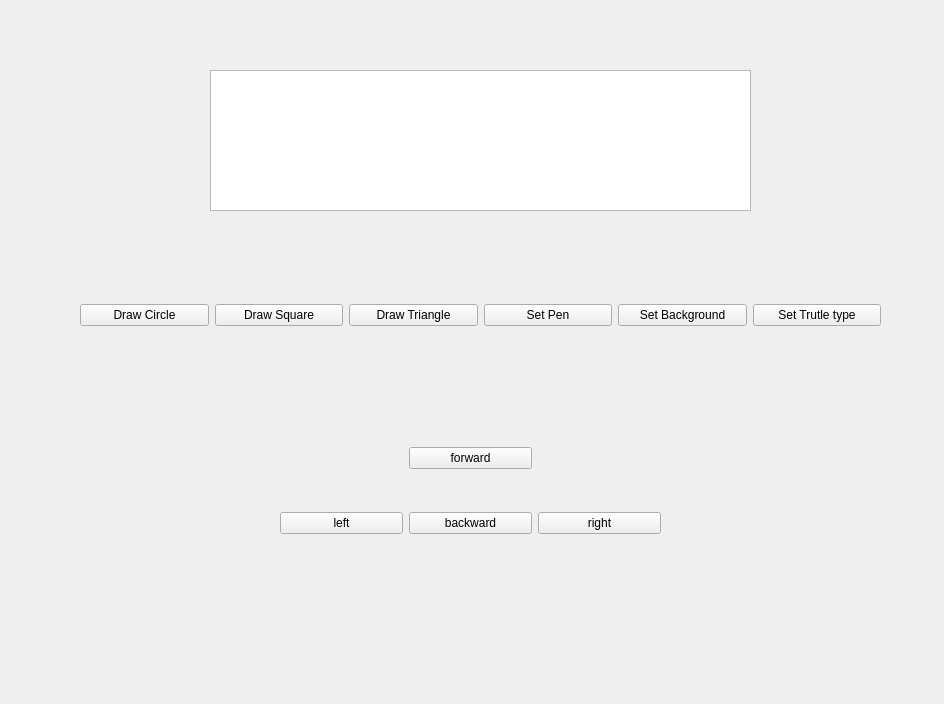
<?xml version="1.0" encoding="UTF-8"?>
<ui version="4.0">
 <class>MainWindowDesign</class>
 <widget class="QMainWindow" name="MainWindowDesign">
  <property name="geometry">
   <rect>
    <x>0</x>
    <y>0</y>
    <width>944</width>
    <height>704</height>
   </rect>
  </property>
  <property name="windowTitle">
   <string>QRosApp</string>
  </property>
  <property name="windowIcon">
   <iconset>
    <normaloff>:/images/icon.png</normaloff>:/images/icon.png</iconset>
  </property>
  <property name="locale">
   <locale language="English" country="Australia"/>
  </property>
  <widget class="QWidget" name="centralwidget">
   <widget class="QWidget" name="gridLayoutWidget">
    <property name="geometry">
     <rect>
      <x>280</x>
      <y>410</y>
      <width>381</width>
      <height>161</height>
     </rect>
    </property>
    <layout class="QGridLayout" name="gridLayout">
     <item row="1" column="1">
      <widget class="QPushButton" name="key_s">
       <property name="text">
        <string>backward</string>
       </property>
      </widget>
     </item>
     <item row="0" column="1">
      <widget class="QPushButton" name="key_w">
       <property name="text">
        <string>forward</string>
       </property>
      </widget>
     </item>
     <item row="1" column="2">
      <widget class="QPushButton" name="key_d">
       <property name="text">
        <string>right</string>
       </property>
      </widget>
     </item>
     <item row="1" column="0">
      <widget class="QPushButton" name="key_a">
       <property name="text">
        <string>left</string>
       </property>
      </widget>
     </item>
    </layout>
   </widget>
   <widget class="QWidget" name="gridLayoutWidget_2">
    <property name="geometry">
     <rect>
      <x>80</x>
      <y>250</y>
      <width>801</width>
      <height>131</height>
     </rect>
    </property>
    <layout class="QGridLayout" name="gridLayout_2">
     <item row="0" column="0">
      <widget class="QPushButton" name="Draw_Circle">
       <property name="text">
        <string>Draw Circle</string>
       </property>
      </widget>
     </item>
     <item row="0" column="1">
      <widget class="QPushButton" name="Draw_Square">
       <property name="text">
        <string>Draw Square</string>
       </property>
      </widget>
     </item>
     <item row="0" column="4">
      <widget class="QPushButton" name="Set_Background">
       <property name="text">
        <string>Set Background</string>
       </property>
      </widget>
     </item>
     <item row="0" column="2">
      <widget class="QPushButton" name="Draw_Triangle">
       <property name="text">
        <string>Draw Triangle</string>
       </property>
      </widget>
     </item>
     <item row="0" column="3">
      <widget class="QPushButton" name="Set_Pen">
       <property name="text">
        <string>Set Pen</string>
       </property>
      </widget>
     </item>
     <item row="0" column="5">
      <widget class="QPushButton" name="Set_Trutle_type">
       <property name="text">
        <string>Set Trutle type</string>
       </property>
      </widget>
     </item>
    </layout>
   </widget>
   <widget class="QTextEdit" name="logTextEdit">
    <property name="geometry">
     <rect>
      <x>210</x>
      <y>70</y>
      <width>541</width>
      <height>141</height>
     </rect>
    </property>
   </widget>
  </widget>
  <action name="action_Quit">
   <property name="text">
    <string>&amp;Quit</string>
   </property>
   <property name="shortcut">
    <string>Ctrl+Q</string>
   </property>
   <property name="shortcutContext">
    <enum>Qt::ShortcutContext::ApplicationShortcut</enum>
   </property>
  </action>
  <action name="action_Preferences">
   <property name="text">
    <string>&amp;Preferences</string>
   </property>
  </action>
  <action name="actionAbout">
   <property name="text">
    <string>&amp;About</string>
   </property>
  </action>
  <action name="actionAbout_Qt">
   <property name="text">
    <string>About &amp;Qt</string>
   </property>
  </action>
 </widget>
 <resources/>
 <connections>
  <connection>
   <sender>action_Quit</sender>
   <signal>triggered()</signal>
   <receiver>MainWindowDesign</receiver>
   <slot>close()</slot>
   <hints>
    <hint type="sourcelabel">
     <x>-1</x>
     <y>-1</y>
    </hint>
    <hint type="destinationlabel">
     <x>399</x>
     <y>299</y>
    </hint>
   </hints>
  </connection>
 </connections>
</ui>
